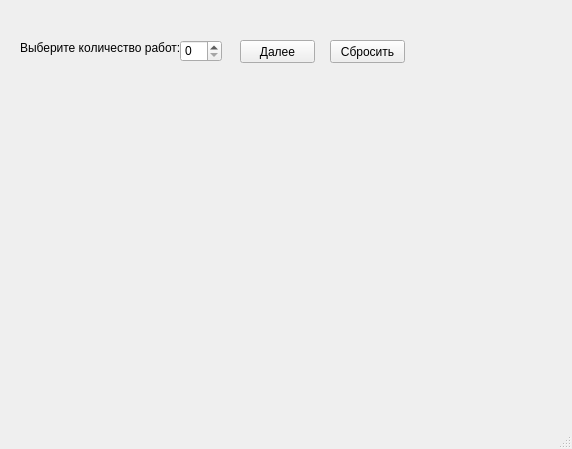
<?xml version="1.0" encoding="UTF-8"?>
<ui version="4.0">
 <class>MainWindow</class>
 <widget class="QMainWindow" name="MainWindow">
  <property name="geometry">
   <rect>
    <x>0</x>
    <y>0</y>
    <width>572</width>
    <height>449</height>
   </rect>
  </property>
  <property name="windowTitle">
   <string>MainWindow</string>
  </property>
  <widget class="QWidget" name="centralwidget">
   <widget class="QSpinBox" name="spinBox">
    <property name="geometry">
     <rect>
      <x>180</x>
      <y>40</y>
      <width>42</width>
      <height>22</height>
     </rect>
    </property>
   </widget>
   <widget class="QPushButton" name="pushButton">
    <property name="geometry">
     <rect>
      <x>240</x>
      <y>40</y>
      <width>75</width>
      <height>23</height>
     </rect>
    </property>
    <property name="text">
     <string>Далее</string>
    </property>
   </widget>
   <widget class="QPushButton" name="pushButton_2">
    <property name="geometry">
     <rect>
      <x>330</x>
      <y>40</y>
      <width>75</width>
      <height>23</height>
     </rect>
    </property>
    <property name="text">
     <string>Сбросить</string>
    </property>
   </widget>
   <widget class="QLabel" name="label">
    <property name="geometry">
     <rect>
      <x>20</x>
      <y>40</y>
      <width>181</width>
      <height>16</height>
     </rect>
    </property>
    <property name="text">
     <string>Выберите количество работ:</string>
    </property>
   </widget>
  </widget>
  <widget class="QMenuBar" name="menubar">
   <property name="geometry">
    <rect>
     <x>0</x>
     <y>0</y>
     <width>572</width>
     <height>21</height>
    </rect>
   </property>
  </widget>
  <widget class="QStatusBar" name="statusbar"/>
 </widget>
 <resources/>
 <connections/>
</ui>
